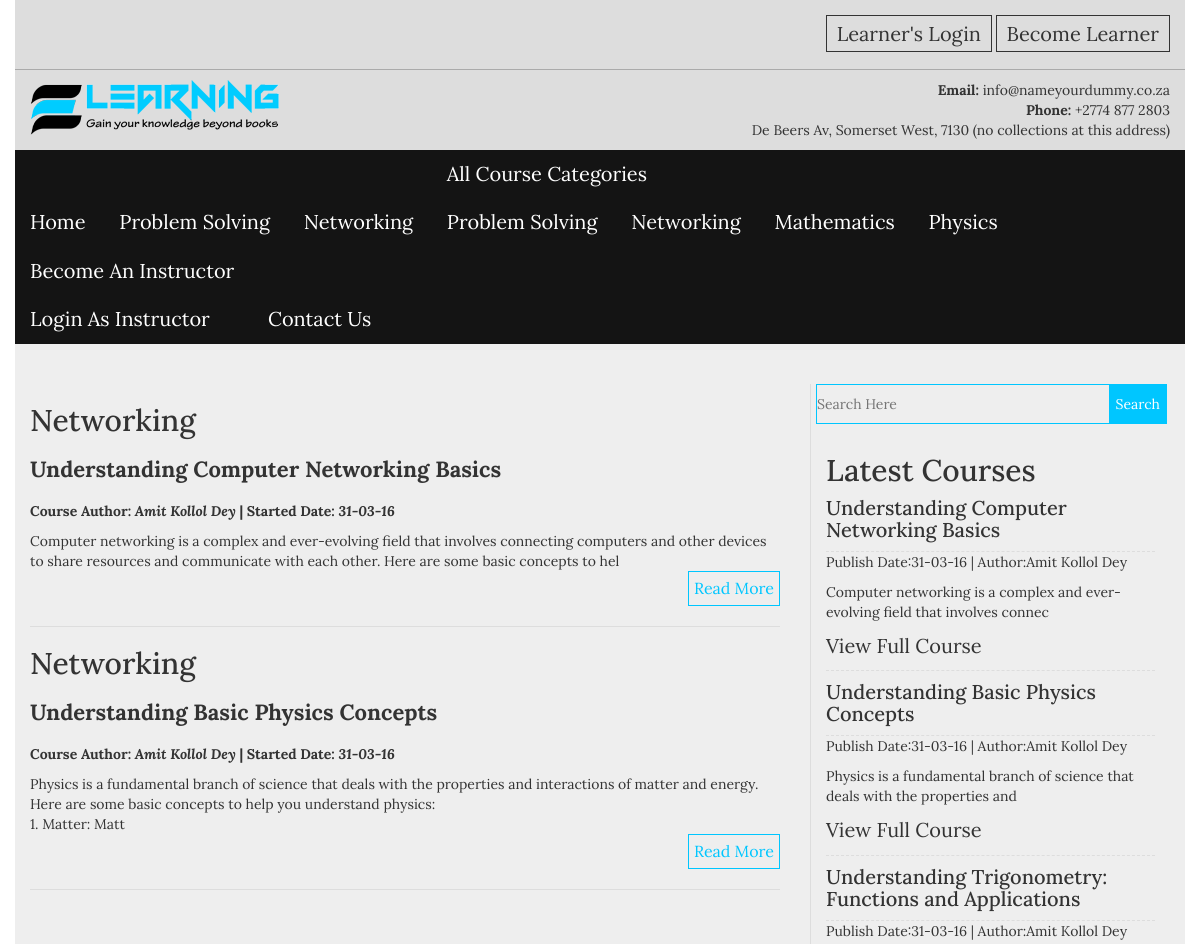
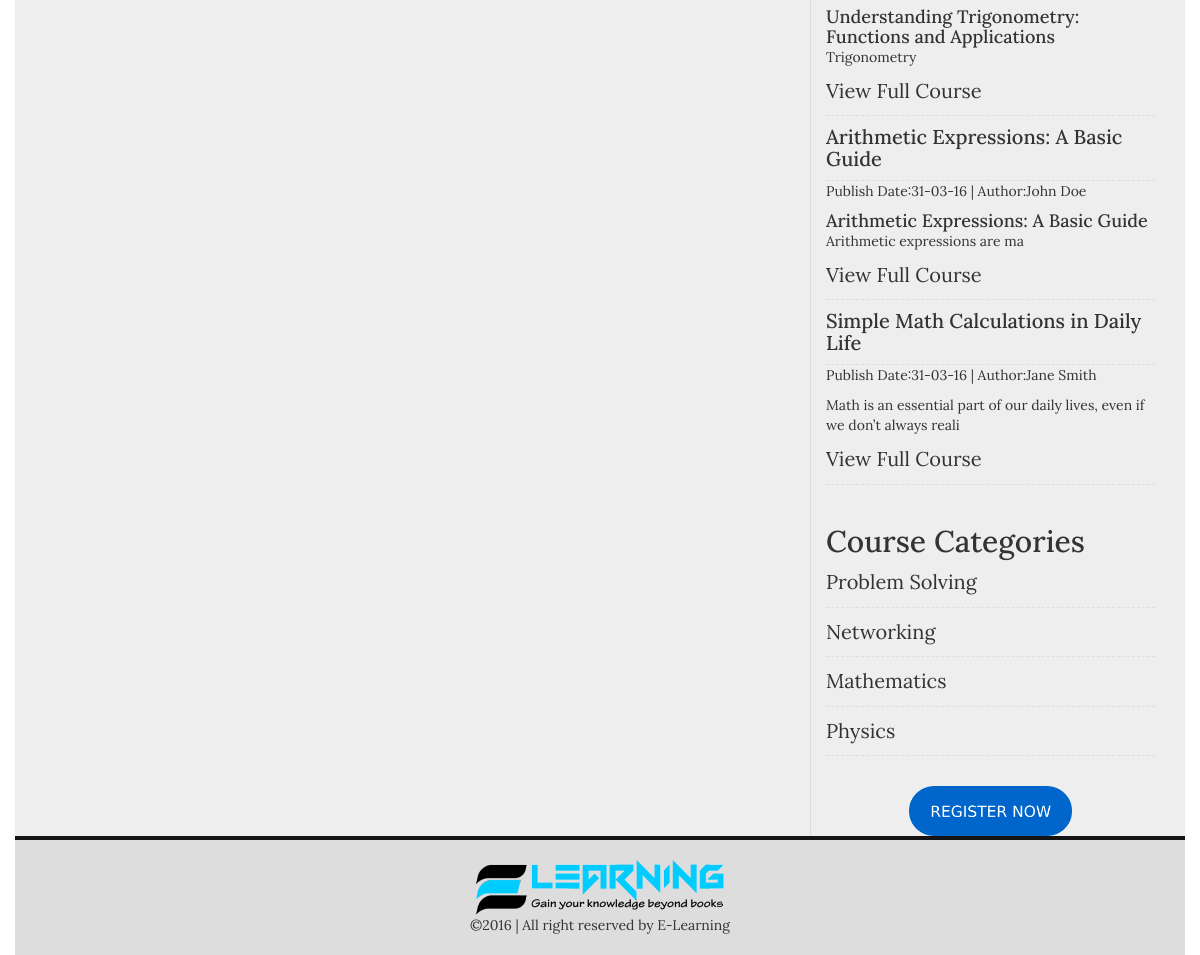
/single-cat.php?cat_id=10, run on the app's committed database (2 pictures, top to bottom).
### tables this page shows
CREATE TABLE `categories` (
  `cat_id` int(100) NOT NULL,
  `cat_name` varchar(100) NOT NULL,
  `cat_desc` text NOT NULL,
  `cat_icon` varchar(50) NOT NULL
);

CREATE TABLE `posts` (
  `post_id` int(100) NOT NULL,
  `cat_id` int(100) NOT NULL,
  `post_title` varchar(100) NOT NULL,
  `post_date` text NOT NULL,
  `post_author` varchar(50) NOT NULL,
  `post_keywords` text NOT NULL,
  `post_image` text NOT NULL,
  `post_content` longtext NOT NULL,
  `video_link` varchar(200) NOT NULL
);

### single-cat.php (the view, shortened to what this page needs)
<?php
include("includes/header.php");
?>
<section class="content_area">
    <div class="container">
        <div class="row">
            <div class="col-md-8 col-sm-8 col-xs-12" style="margin-top:40px">
                <div class="our_latest_courses">
                    <?php
                    if(isset($_GET['cat_id'])){
                    $cat_get_id = $_GET['cat_id'];
                    $cat = "select * from posts where cat_id = '$cat_get_id'";
                    $cat2 = "select cat_name from categories where cat_id = '$cat_get_id'";
                    $run_post = mysqli_query($con,$cat);
                    $run_cat_name = mysqli_query($con,$cat2);
                    $run_cat_row = mysqli_fetch_array($run_cat_name);
                    $count = mysqli_num_rows($run_post);
                    if($count == 0){
                    echo "<h2>No posts found in that category.</h2>";
                    }else{
                    while($post_row = mysqli_fetch_array($run_post)):
                    $post_id = $post_row ['post_id'];
                    $post_title = $post_row ['post_title'];
                    $post_date = $post_row ['post_date'];
                    $post_author = $post_row ['post_author'];
                    $post_content = substr($post_row ['post_content'],0,200);
                    ?>
                    <div class="single_latest">
                        <h2><?php echo $run_cat_row['cat_name'];?></h2>
                        <h4><a href="single.php?post_id=<?php echo $post_id;?>"><?php echo $post_title;?></a></h4>
                        <p style="margin-bottom:10px"><strong><span>Course Author: <em><?php echo $post_author;?></em></span><span> | </span><span>Started Date: <em><?php echo $post_date;?></em></span></strong></p>
                        <?php echo $post_content;?>
                        <div class="readmore clearfix"><a href="single.php?post_id=<?php echo $post_id;?>">Read More</a></div>
                    </div>
                    <?php endwhile;?>
                    <?php
                    };};
                    ?>
                </div>
            </div>
            <div style="margin-top:40px">
                <?php include("includes/sidebar.php");?>
            </div>
        </div>
    </div>
</section>
<?php include("includes/footer.php");?>

### includes/frontend_menus.php
<div class="menu_top">
    <ul>
        <li><a href="index.php">Home</a></li>
        <?php
        $cat = "select * from categories LIMIT 2";
        $run_cat = mysqli_query($con,$cat);
        while($cat_row = mysqli_fetch_array($run_cat)):
        $category_id = $cat_row['cat_id'];
        $category_name = $cat_row['cat_name'];
        ?>
        <li><a href="single-cat.php?cat_id=<?php echo $category_id;?>"><?php echo $category_name;?></a></li>
        <?php endwhile;?>
        <li><a href="#">All Course Categories</a>
            <ul>
               <?php
                $cat2 = "select * from categories";
                $run_cat2 = mysqli_query($con,$cat2);
                while($cat_row2 = mysqli_fetch_array($run_cat2)):
                $category_id2 = $cat_row2['cat_id'];
                $category_name2 = $cat_row2['cat_name'];
                ?>
                <li><a href="single-cat.php?cat_id=<?php echo $category_id2;?>"><?php echo $category_name2;?></a></li>
                <?php endwhile;?>
            </ul>
        </li>
        <li><a href="admin/registration.php">Become An Instructor</a>
            <ul>
                <li><a href="admin/login.php">Login As Instructor</a></li>
            </ul>
        </li>
        <li><a href="contact.php">Contact Us</a></li>
    </ul>
</div>

### includes/sidebar.php
<div class="col-md-4 col-sm-4 col-xs-12">
    <div class="sidebar_right">
       <div class="search_sidebar">
            <form action="search.php" class="search_bar" method="get">
                <input type="Search" placeholder="Search Here" name="search">
                <input type="Submit" value="Search" name="search_submit">
            </form>
       </div>
        <div class="sidebar_categories">
           <h2>Latest Courses</h2>
            <ul>
            <?php
            $post = "select * from posts ORDER BY 1 DESC LIMIT 5";
            $run_post = mysqli_query($con,$post);
            while($post_row = mysqli_fetch_array($run_post)):
            $post_id = $post_row ['post_id'];
            $post_title = $post_row ['post_title'];
            $post_date = $post_row ['post_date'];
            $post_author = $post_row ['post_author'];
            $post_content = substr($post_row ['post_content'],0,80);
            ?>
            <li>
                <h4><a href="single.php?post_id=<?php echo $post_id;?>"><?php echo $post_title;?></a></h4>
                <span style="display:block;margin-bottom:10px;">Publish Date:<?php echo $post_date;?>  |  Author:<?php echo $post_author;?></span>
                <?php echo $post_content;?>
                <a href="single.php?post_id=<?php echo $post_id;?>">View Full Course</a>
            </li>
            <?php endwhile;?>
            </ul>
        </div>
        <div class="sidebar_categories">
           <h2>Course Categories</h2>
            <ul>
                <?php
                $category = "select * from categories";
                $run_category = mysqli_query($con,$category);
                while($category_row = mysqli_fetch_array($run_category)):
                $cat_id = $category_row ['cat_id'];
                $cat_name = $category_row ['cat_name'];
                ?>
                <li><a href="single-cat.php?cat_id=<?php echo $cat_id;?>"><?php echo $cat_name;?></a></li>
                <?php endwhile;?>
            </ul>
        </div>
        <div class="sidebar_banner">
            <a href="registration.php"><img src="images/register.png" alt="Register Now"></a>
        </div>
    </div>
</div>

### css/style.css (style rules this page uses)
body { font-family: 'Lora', serif; }
img { max-width: 100%; height: auto; }
ul { margin: 0; padding: 0; list-style: none; }
h1,h2,h3,h4,h5,h6,p { margin: 0; padding: 0 }
.container { background: #eee }
.menu_top li { display: inline-block; }
.menu_top { background: #141414 none repeat scroll 0 0; }
.menu_top a { color: #fff; display: block; font-size: 20px; padding: 10px 15px; }
.search_bar input[type="search"] { background: transparent none repeat scroll 0 0; border: 1px solid #00c6ff; display: block; padding: 10px 0; width: 100%; }
.search_bar input[type="submit"] { background: #00c6ff none repeat scroll 0 0; border: medium none; color: #fff; float: right; height: 40px; margin-right: -1px; margin-top: -40px; position: relative; z-index: 999; }
.sidebar_categories { margin: 20px 0; padding: 10px; }
.sidebar_categories a { border-bottom: 1px dashed #ddd; color: #333; display: block; font-size: 20px; padding: 10px 0; }
.sidebar_right { border-left: 1px solid #ddd; padding: 0 5px; }
.sidebar_banner img { height: 50px; margin: 0 auto; }
.sidebar_banner { text-align: center; }
.single_latest { border-bottom: 1px solid #ddd; padding: 20px 0; }
.single_latest h4 a { color: #333; display: block; font-size: 22px; font-weight: bold; margin: 20px 0; }
.readmore > a { border: 1px solid #00c6ff; color: #00c6ff; display: block; float: right; font-size: 16px; padding: 5px; }
body, html { height: 100%; }

### data on the page
categories: cat_name "Problem Solving"
categories: cat_name "Networking"
categories: cat_name "Mathematics"
categories: cat_name "Physics"
posts: cat.cat_name "Networking", post_title "Understanding Computer Networking Basics", post_author "Amit Kollol Dey", post_date "31-03-16", post_content "Computer networking is a complex and ever-evolving field that involves connecting computers and other devices to share resources and communicate with each other. Here are some basic concepts to hel", post_content "Computer networking is a complex and ever-evolving field that involves connec"
posts: cat.cat_name "Networking", post_title "Understanding Basic Physics Concepts", post_author "Amit Kollol Dey", post_date "31-03-16", post_content "Physics is a fundamental branch of science that deals with the properties and interactions of matter and energy. Here are some basic concepts to help you understand physics: 1. Matter: Matt", post_content "Physics is a fundamental branch of science that deals with the properties and"
posts: post_title "Understanding Trigonometry: Functions and Applications", post_date "31-03-16", post_author "Amit Kollol Dey", post_content "Understanding Trigonometry: Functions and Applications Trigonometry"
posts: post_title "Arithmetic Expressions: A Basic Guide", post_date "31-03-16", post_author "John Doe", post_content "Arithmetic Expressions: A Basic Guide Arithmetic expressions are ma"
posts: post_title "Simple Math Calculations in Daily Life", post_date "31-03-16", post_author "Jane Smith", post_content "Math is an essential part of our daily lives, even if we don’t always reali"
